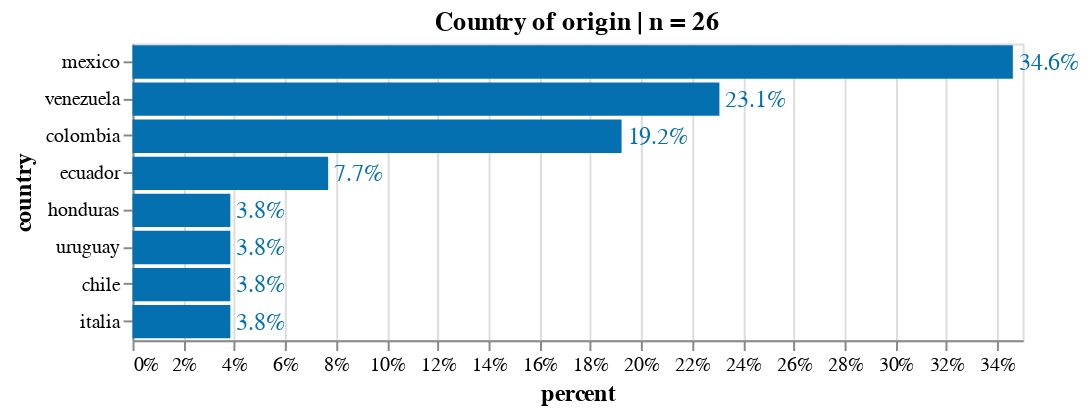

The code cell stored with this chart in its notebook:
### Code cell
source = count_freq_labels(df, X="country") 
title = 'Country of origin | n = '+ source['counts'].sum().astype(str)
X, Y = 'percent:Q', 'country:N'
w, h= 450, 150
txs, ls, ts = 12, 10, 12

chart_country= simple_per_bar(
    source, title=title, X=X, Y=Y,\
    width=w, height=h, \
    text_size = txs, label_size = ls, title_size=ts)
chart_country.display(renderer='svg')

### Figure 1 — Vega-Lite specification as saved in the notebook (floating-point values rounded to 4 significant figures)
{"config": {"view": {"continuousWidth": 400, "continuousHeight": 300}, "axis": {"labelFontSize": 10, "titleFontSize": 12}}, "layer": [{"mark": "bar", "encoding": {"color": {"condition": {"value": "orange", "test": "(datum.emotion === null)"}, "value": "#0570b0"}, "x": {"type": "quantitative", "axis": {"format": ".0%"}, "field": "percent"}, "y": {"type": "nominal", "field": "country", "sort": "-x"}}, "title": "Country of origin | n = 26"}, {"mark": {"type": "text", "align": "left", "baseline": "middle", "dx": 3, "fontSize": 12}, "encoding": {"color": {"condition": {"value": "orange", "test": "(datum.emotion === null)"}, "value": "#0570b0"}, "text": {"type": "quantitative", "field": "percent", "format": ".1%"}, "x": {"type": "quantitative", "axis": {"format": ".0%"}, "field": "percent"}, "y": {"type": "nominal", "field": "country", "sort": "-x"}}, "title": "Country of origin | n = 26"}], "data": {"name": "data-094126169d3d2b038c30a8b943e7a42d"}, "height": 150, "width": 450, "$schema": "https://vega.github.io/schema/vega-lite/v4.8.1.json", "datasets": {"data-094126169d3d2b038c30a8b943e7a42d": [{"counts": 9, "country": "mexico", "percent": 0.3462}, {"counts": 6, "country": "venezuela", "percent": 0.2308}, {"counts": 5, "country": "colombia", "percent": 0.1923}, {"counts": 2, "country": "ecuador", "percent": 0.07692}, {"counts": 1, "country": "honduras", "percent": 0.03846}, {"counts": 1, "country": "uruguay", "percent": 0.03846}, {"counts": 1, "country": "chile", "percent": 0.03846}, {"counts": 1, "country": "italia", "percent": 0.03846}]}}
